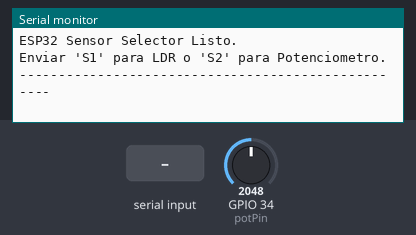
A sketch run on a simulated ESP32. Parts: the last lines printed to the serial monitor. The test bench sets the inputs (shaded band); at power-on: GPIO 34 (potPin) = 2048.

Above: at 2.2 s.
2.3 s: "LDR:1234\n" received over Serial
At 2.6 s:
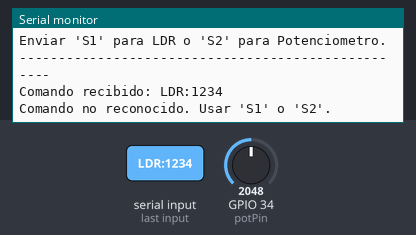
3.8 s: "POT:2048\n" received over Serial
At 5.0 s:
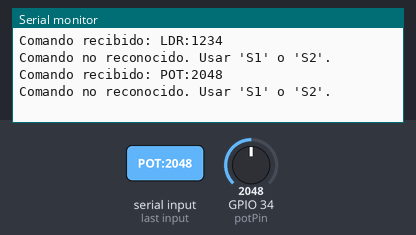
5.3 s: "S1\n" received over Serial
At 6.5 s:
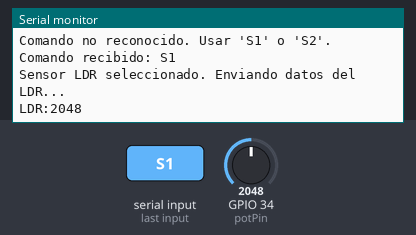
6.8 s: "S2\n" received over Serial
At 7.3 s:
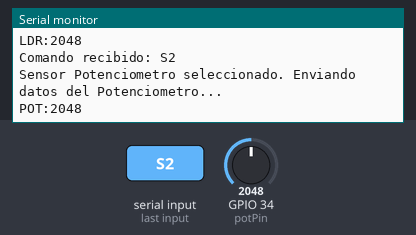
8.5 s: "1\n" received over Serial
At 8.9 s:
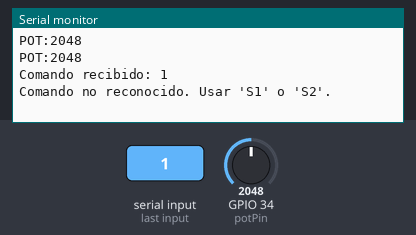

Measured:
- after the input at 2.3 s, the serial monitor: prints a new line at once (image 1)
- after the input at 3.8 s, the serial monitor: prints a new line at once (image 2)
- after the input at 5.3 s, the serial monitor: prints a new line at once (image 3)
- after the input at 6.8 s, the serial monitor: prints a new line at once (image 4)
- after the input at 8.5 s, the serial monitor: prints a new line at once (image 5)

The sketch:

esp32_1hz.ino
```cpp
/*
  ESP32 - Selector de Sensor y Envío Periódico

  Lee un potenciómetro (GPIO34) o un LDR (GPIO35).
  Selecciona cuál sensor enviar basado en comandos seriales:
  - "S1": Selecciona LDR
  - "S2": Selecciona Potenciómetro

  Envía el valor del sensor seleccionado cada SEGUNDO.
*/

// Definir los pines ADC
const int potPin = 34; // Pin para el potenciómetro
const int ldrPin = 35; // Pin para el LDR

// Variable para almacenar el sensor actualmente seleccionado
// 0 = Ninguno, 1 = LDR, 2 = Potenciómetro
int sensorSeleccionado = 0; // Por defecto, ninguno o podrías elegir uno.

// Variables para el manejo del tiempo con millis()
unsigned long tiempoAnterior = 0;
const long intervalo = 1000; // Intervalo de 1 segundo (1000 milisegundos)

String comandoSerial = ""; // String para almacenar el comando recibido

void setup() {
  Serial.begin(115200);
  delay(1000);

  Serial.println("ESP32 Sensor Selector Listo.");
  Serial.println("Enviar 'S1' para LDR o 'S2' para Potenciometro.");
  Serial.println("---------------------------------------------------");
  // sensorSeleccionado = 1; // Opcional: seleccionar un sensor por defecto al inicio
}

void loop() {
  // 1. Revisar si hay comandos seriales entrantes
  if (Serial.available() > 0) {
    char caracterEntrante = Serial.read(); // Leer un caracter
    if (caracterEntrante == '\n') { // Si es el fin de línea, procesar comando
      procesarComando(comandoSerial);
      comandoSerial = ""; // Limpiar el buffer del comando
    } else if (caracterEntrante != '\r') { // Ignorar retorno de carro, acumular otros caracteres
      comandoSerial += caracterEntrante;
    }
  }

  // 2. Comprobar si es tiempo de enviar datos (cada 'intervalo' milisegundos)
  unsigned long tiempoActual = millis();
  if (tiempoActual - tiempoAnterior >= intervalo) {
    tiempoAnterior = tiempoActual; // Guardar el último tiempo de envío

    if (sensorSeleccionado != 0) { // Solo enviar si un sensor está seleccionado
      enviarDatosSensor();
    }
  }
}

void procesarComando(String comando) {
  comando.trim(); // Quitar espacios en blanco al inicio/final
  Serial.print("Comando recibido: ");
  Serial.println(comando);

  if (comando.equalsIgnoreCase("S1")) {
    sensorSeleccionado = 1; // Seleccionar LDR
    Serial.println("Sensor LDR seleccionado. Enviando datos del LDR...");
  } else if (comando.equalsIgnoreCase("S2")) {
    sensorSeleccionado = 2; // Seleccionar Potenciómetro
    Serial.println("Sensor Potenciometro seleccionado. Enviando datos del Potenciometro...");
  } else {
    Serial.println("Comando no reconocido. Usar 'S1' o 'S2'.");
  }
}

void enviarDatosSensor() {
  int valorSensor = 0;
  String etiquetaSensor = "";

  if (sensorSeleccionado == 1) { // LDR
    valorSensor = analogRead(ldrPin);
    etiquetaSensor = "LDR";
  } else if (sensorSeleccionado == 2) { // Potenciómetro
    valorSensor = analogRead(potPin);
    etiquetaSensor = "POT";
  } else {
    return; // No hacer nada si no hay sensor seleccionado
  }

  // Formato de envío: "ETIQUETA:VALOR" (Ej: "LDR:1234" o "POT:2048")
  Serial.print(etiquetaSensor);
  Serial.print(":");
  Serial.println(valorSensor);
}
```
